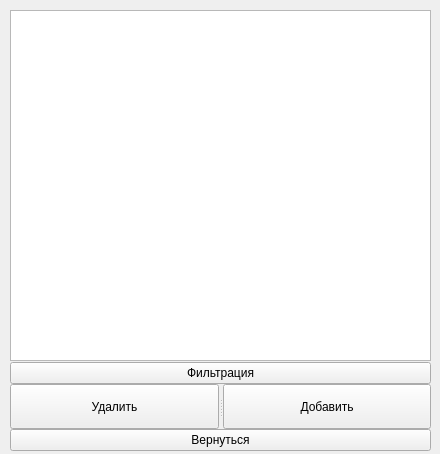
<?xml version="1.0" encoding="UTF-8"?>
<ui version="4.0">
 <class>Form</class>
 <widget class="QWidget" name="Form">
  <property name="geometry">
   <rect>
    <x>0</x>
    <y>0</y>
    <width>440</width>
    <height>454</height>
   </rect>
  </property>
  <property name="windowTitle">
   <string>Form</string>
  </property>
  <property name="styleSheet">
   <string notr="true"/>
  </property>
  <widget class="QTableView" name="tableView">
   <property name="geometry">
    <rect>
     <x>10</x>
     <y>10</y>
     <width>421</width>
     <height>351</height>
    </rect>
   </property>
   <property name="styleSheet">
    <string notr="true"/>
   </property>
  </widget>
  <widget class="QWidget" name="layoutWidget">
   <property name="geometry">
    <rect>
     <x>10</x>
     <y>362</y>
     <width>421</width>
     <height>89</height>
    </rect>
   </property>
   <layout class="QVBoxLayout" name="verticalLayout">
    <property name="spacing">
     <number>0</number>
    </property>
    <item>
     <widget class="QPushButton" name="pushButton">
      <property name="styleSheet">
       <string notr="true"/>
      </property>
      <property name="text">
       <string>Фильтрация</string>
      </property>
     </widget>
    </item>
    <item>
     <widget class="QSplitter" name="splitter">
      <property name="orientation">
       <enum>Qt::Horizontal</enum>
      </property>
      <widget class="QPushButton" name="Udalit_Button">
       <property name="text">
        <string>Удалить</string>
       </property>
      </widget>
      <widget class="QPushButton" name="Dobavit_Button">
       <property name="sizePolicy">
        <sizepolicy hsizetype="Minimum" vsizetype="Minimum">
         <horstretch>0</horstretch>
         <verstretch>0</verstretch>
        </sizepolicy>
       </property>
       <property name="text">
        <string>  Добавить  </string>
       </property>
      </widget>
     </widget>
    </item>
    <item>
     <widget class="QPushButton" name="Izmenit_Button">
      <property name="text">
       <string>Вернуться</string>
      </property>
     </widget>
    </item>
   </layout>
  </widget>
 </widget>
 <resources/>
 <connections/>
</ui>
